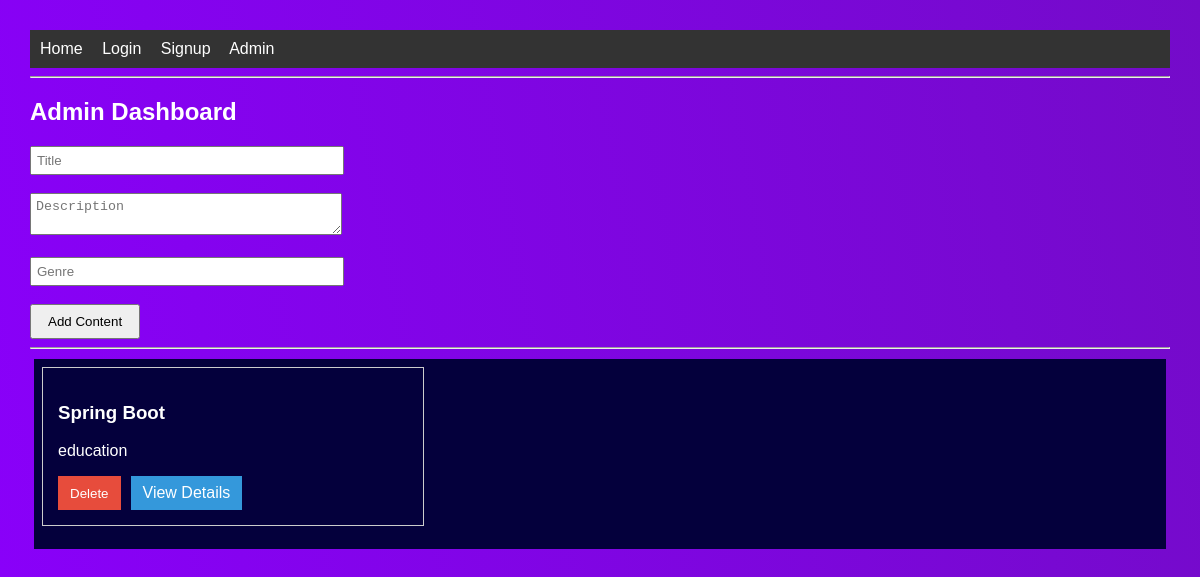
/admin, run on an earlier commit of the app's database.
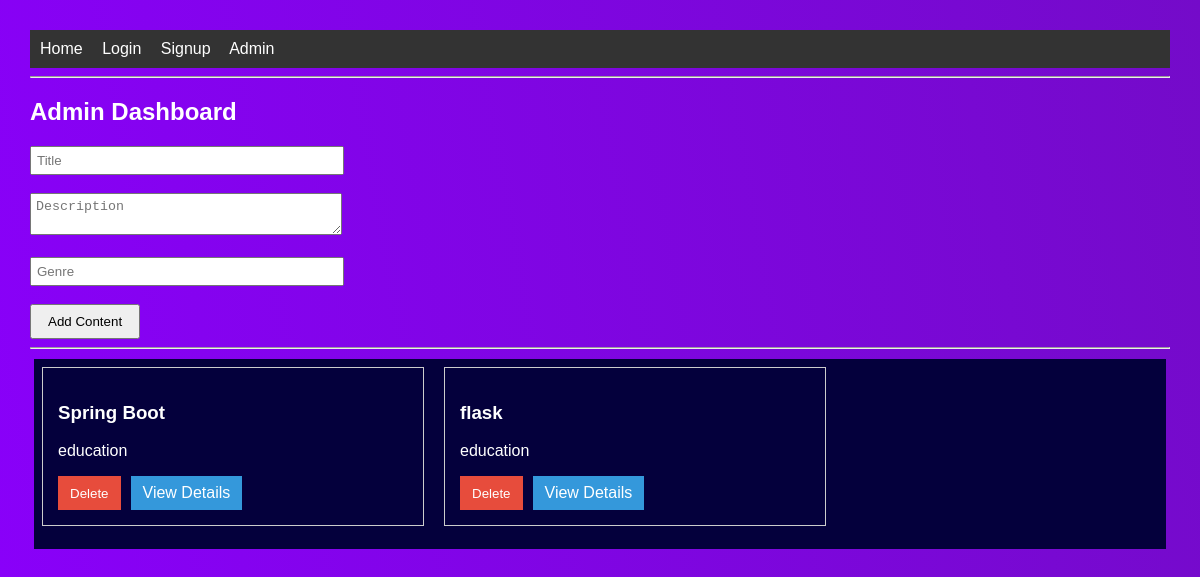
And on a later commit of the database.
### models.py (models this page shows)
class Content(db.Model):
    id = db.Column(db.Integer, primary_key=True)
    title = db.Column(db.String(200))
    description = db.Column(db.Text)
    genre = db.Column(db.String(50))

### app.py (the view)
@app.route("/admin")
def admin_page():
    contents = Content.query.all()
    return render_template("admin.html", contents=contents)

### templates/admin.html (shortened to what this page needs)
{% extends "base.html" %}
{% block content %}
<h2>Admin Dashboard</h2>
<form>
    <input type="text" id="title" name="title" placeholder="Title"><br><br>
    <textarea name="description" id="description" placeholder="Description"></textarea><br><br>
    <input type="text" id="genre" name="genre" placeholder="Genre"><br><br>
    <button type="button" onclick="addContent()">Add Content</button>
</form>
<hr>
<div class="card-container">
    {% for item in contents %}
    <div class="content-card">
        <h3>{{ item.title }}</h3>
        <p>{{ item.genre }}</p>
        <div style="display: flex; gap: 10px;">
            <button class="delete-btn" onclick="deleteContent({{ item.id }})">Delete</button>
            <a class="details-btn" href="/details/{{ item.id }}">View Details</a>
        </div>
    </div>
    {% endfor %}
</div>
{% endblock %}

What changed in the data, as far as the page shows it:
added Content: title "flask", genre "education"
